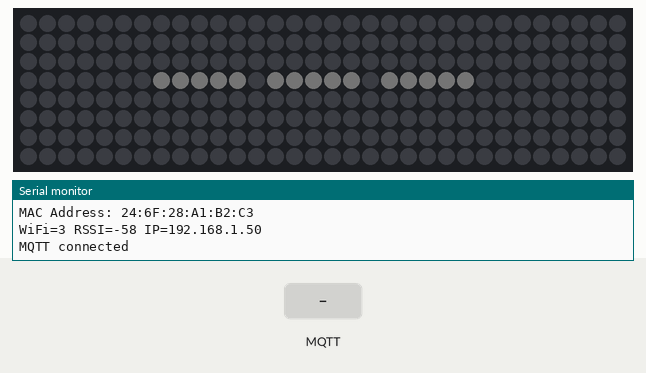
A sketch run on a simulated ESP8266 (Wemos D1 mini). Shown: 32×8 RGB LED matrix (first LED top left, wired row by row), the last lines printed to the serial monitor. The test bench sets the inputs (shaded band). Dim RGB values are drawn brighter than linear; WiFi joins after 1.5 s; servers stay silent unless stated; no MQTT or app messages arrive unless stated.

Above: at 5.6 s.
5.7 s: MQTT message "0" arrives on the first subscribed topic
At 6.9 s:
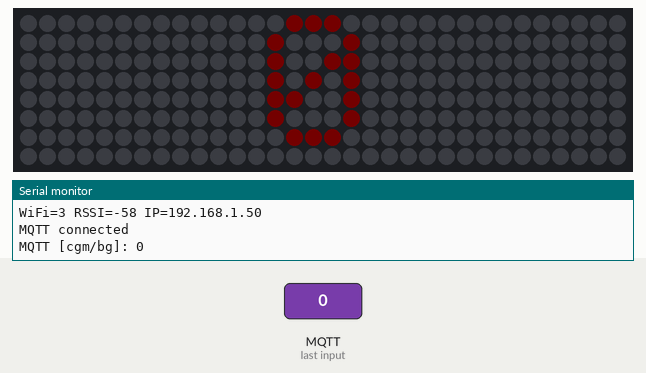
7.2 s: MQTT message "5" arrives on the second subscribed topic
At 8.1 s:
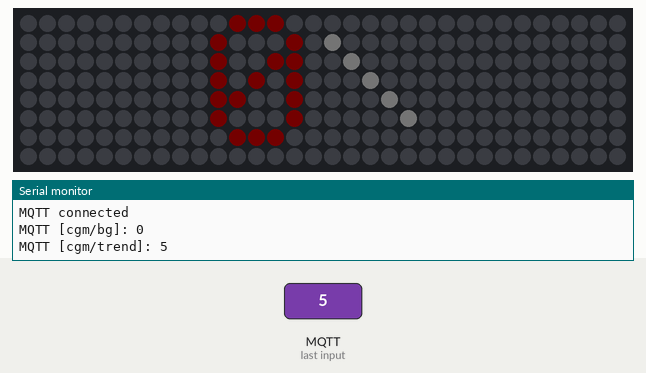
8.7 s: MQTT message "90" arrives on the first subscribed topic
At 9.2 s:
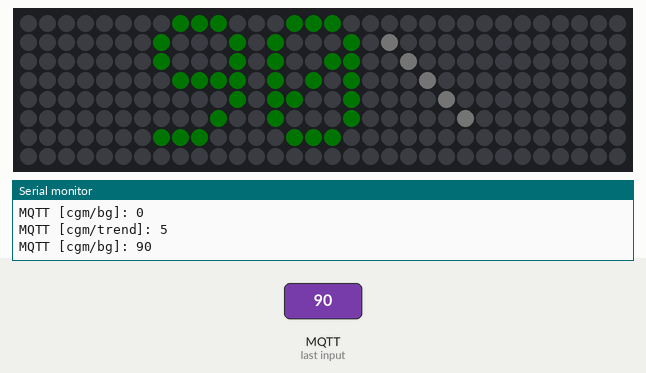
10.2 s: MQTT message "200" arrives on the first subscribed topic
At 11.4 s:
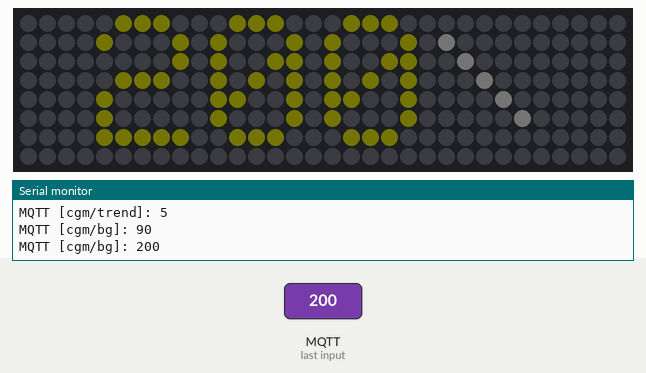
11.7 s: MQTT message "5" arrives on the third subscribed topic
13.2 s: MQTT message "0" arrives on the second subscribed topic
At 13.8 s:
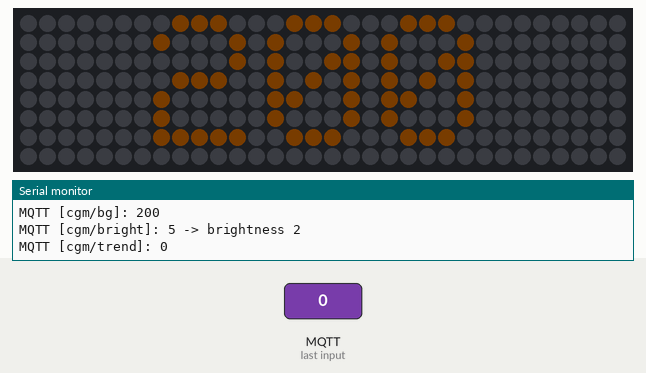
Timing chart, 0 to 15.7 s (numbered marks = the images above; inputs shaded):
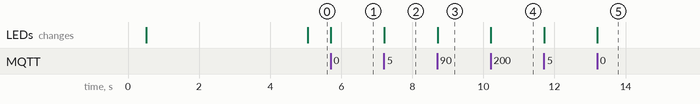

The sketch:

LED_Matrix_CGM.ino
```cpp
/*
  LED Matrix MQTT display
  Board  : Wemos D1 Mini (ESP8266)
  Matrix : 8x32 WS2812B (NeoPixel) panel, DIN on D4 (GPIO2)
  Shows the plain-text payload from MQTT topic "cgm/bg",
  followed by a trend symbol from "cgm/trend" (1-7, 0 = none).
  Brightness set by "cgm/bright" (0-9, scaled to BRIGHT_MIN..BRIGHT_MAX).

  Libraries (Library Manager):
    - PubSubClient (Nick O'Leary)
    - Adafruit NeoMatrix  (pulls in Adafruit GFX + Adafruit NeoPixel)

  WiFi / MQTT credentials live in secrets.h (not in git).
  Copy secrets_sample.h to secrets.h and fill in your values.
*/

#include <ESP8266WiFi.h>
#include <PubSubClient.h>
#include <Adafruit_GFX.h>
#include <Adafruit_NeoMatrix.h>
#include <Adafruit_NeoPixel.h>
#include <ESP8266NetBIOS.h>  //answer NetBIOS (and mDNS)
#include <ESP8266mDNS.h>
#include "secrets.h"  // WIFI_SSID, WIFI_PASS, MQTT_HOST, MQTT_PORT, MQTT_USER, MQTT_PASS

// ---------- User settings ----------
const char* MQTT_TOPIC_BG = "cgm/bg";
const char* MQTT_TOPIC_TREND = "cgm/trend";
const char* MQTT_TOPIC_BRIGHT = "cgm/bright";

#define MATRIX_PIN D4
#define BRIGHTNESS 1  // 0-255. Startup brightness until cgm/bright arrives
#define BRIGHT_MIN 1  // cgm/bright 0 -> this
#define BRIGHT_MAX 4  // cgm/bright 9 -> this

// Color bands for numeric values (mg/dL)
const int BG_URGENT_LOW = 55;
const int BG_LOW = 70;
const int BG_HIGH = 180;
const int BG_URGENT_HIGH = 250;

#define TREND_GREY 200  // >=200 survives gamma + brightness 1

const unsigned long STALE_MS = 15UL * 60UL * 1000UL;  // grey out after 15 min with no update
const unsigned long SCROLL_MS = 60;                   // scroll speed for long text
const unsigned long REBOOT_MS = 2UL * 60UL * 1000UL;  // reboot if no cgm/bg for this long (0 = never)

// Friendly names per board (chip ID is printed on Serial at boot).
// Boards not listed get "LEDMatrix-<chipid>".
struct DeviceName {
  uint32_t chipId;
  const char* name;
};

const DeviceName DEVICE_NAMES[] = {
  { 0x8B45AC, "cgm-matrix-1" },  // MAC 84:0D:8E:8B:45:AC
  { 0x0DD020, "cgm-matrix-2" },  // MAC D8:F1:5B:0D:D0:20
};                               // -----------------------------------


// Most 8x32 flexible panels are column-wired zigzag starting top-left.
// If text appears scrambled/mirrored, change these flags.
Adafruit_NeoMatrix matrix(32, 8, MATRIX_PIN,
                          NEO_MATRIX_TOP + NEO_MATRIX_LEFT + NEO_MATRIX_COLUMNS + NEO_MATRIX_ZIGZAG,
                          NEO_GRB + NEO_KHZ800);

WiFiClient wifiClient;
PubSubClient mqtt(wifiClient);


// ---------- Trend arrows ----------
// The built-in font has no arrow glyphs, so they are drawn as 7-row bitmaps
// (one byte per row, leftmost pixel = MSB).
const uint8_t ARROW_UP[] PROGMEM = { 0x20, 0x70, 0xA8, 0x20, 0x20, 0x20, 0x20 };    // ↑ 5 wide
const uint8_t ARROW_DOWN[] PROGMEM = { 0x20, 0x20, 0x20, 0x20, 0xA8, 0x70, 0x20 };  // ↓ 5 wide
//const uint8_t ARROW_UP2[] PROGMEM = { 0x44, 0xEE, 0x44, 0x44, 0x44, 0x44, 0x44 };    // ⇈ 7 wide
//const uint8_t ARROW_DOWN2[] PROGMEM = { 0x44, 0x44, 0x44, 0x44, 0x44, 0xEE, 0x44 };  // ⇊ 7 wide
const uint8_t ARROW_UP2[] PROGMEM = { 0x30, 0x78, 0xFC, 0x30, 0x30, 0x30, 0x30 };
const uint8_t ARROW_DOWN2[] PROGMEM = { 0x30, 0x30, 0x30, 0x30, 0xFC, 0x78, 0x30 };


struct TrendStyle {
  const char* suffix;
  const uint8_t* glyph;
  uint8_t glyphW;
};
const TrendStyle TRENDS[8] = {
  { "", nullptr, 0 },      // 0 unknown -> nothing appended
  { "", ARROW_UP2, 7 },    // 1 rising_quickly   ⇈
  { "", ARROW_UP, 5 },     // 2 rising           ↑
  { "/", nullptr, 0 },     // 3 rising_slightly
  { "-", nullptr, 0 },     // 4 steady
  { "\\", nullptr, 0 },    // 5 falling_slightly
  { "", ARROW_DOWN, 5 },   // 6 falling          ↓
  { "", ARROW_DOWN2, 7 },  // 7 falling_quickly  ⇊
};
// -----------------------------------

char text[64] = "WiFi";
char bgValue[32] = "";
int trend = 0;
const uint8_t* glyph = nullptr;  // arrow drawn after text (nullptr = none)
uint8_t glyphW = 0;
uint8_t valueLen = 0;  // chars of text drawn in value color; rest is trend (grey)
uint16_t textColor;
int textWidth = 0;
int scrollX = 32;
bool haveValue = false;
bool needRedraw = true;
unsigned long lastMsgMs = 0;
unsigned long lastScrollMs = 0;
unsigned long lastMqttTryMs = 0;


// -------------------- setDeviceName() --------------------
char deviceName[33];

void setDeviceName() {
  uint32_t id = ESP.getChipId();
  for (const auto& d : DEVICE_NAMES) {
    if (d.chipId == id) {
      strlcpy(deviceName, d.name, sizeof(deviceName));
      return;
    }
  }
  snprintf(deviceName, sizeof(deviceName), "LEDMatrix-%06X", id);
}


// -------------------- colorFor() --------------------
uint16_t colorFor(const char* s) {
  char* end;
  long v = strtol(s, &end, 10);
  if (end == s) return matrix.Color(255, 255, 255);  // not a number -> white
  if (v <= BG_URGENT_LOW || v >= BG_URGENT_HIGH) return matrix.Color(255, 0, 0);
  if (v < BG_LOW || v > BG_HIGH) return matrix.Color(255, 200, 0);
  return matrix.Color(0, 255, 0);
}


// -------------------- setText() --------------------
void setText(const char* s, uint16_t color) {
  strncpy(text, s, sizeof(text) - 1);
  text[sizeof(text) - 1] = '\0';
  textColor = color;
  textWidth = strlen(text) * 6 - 1;  // default 5x7 font = 6 px per char incl. gap
  valueLen = strlen(text);
  glyph = nullptr;
  glyphW = 0;
  scrollX = 32;
  needRedraw = true;
}


// -------------------- showReading() --------------------
// Compose "<bg><trend>" and show it
void showReading() {
  const TrendStyle& t = TRENDS[(trend >= 0 && trend <= 7) ? trend : 0];
  char buf[64];
  snprintf(buf, sizeof(buf), "%s%s", bgValue, t.suffix);
  setText(buf, colorFor(bgValue));
  valueLen = min(strlen(bgValue), strlen(text));
  if (t.glyph) {
    glyph = t.glyph;
    glyphW = t.glyphW;
    textWidth = strlen(text) * 6 + glyphW;  // text (incl. 1px char gap) + arrow
  }
}


// -------------------- mqttCallback() --------------------
void mqttCallback(char* topic, byte* payload, unsigned int length) {
  char buf[64];
  unsigned int n = min(length, (unsigned int)(sizeof(buf) - 1));
  memcpy(buf, payload, n);
  buf[n] = '\0';

  // trim whitespace / newlines
  char* start = buf;
  while (*start && isspace((unsigned char)*start)) start++;
  char* end = start + strlen(start);
  while (end > start && isspace((unsigned char)end[-1])) *--end = '\0';

  if (strcmp(topic, MQTT_TOPIC_BRIGHT) == 0) {
    static int lastLevel = -1;
    int level = constrain(atoi(start), 0, 9);
    if (level != lastLevel) {
      lastLevel = level;
      uint8_t b = BRIGHT_MIN + (long)level * (BRIGHT_MAX - BRIGHT_MIN) / 9;
      Serial.printf("MQTT [%s]: %d -> brightness %u\n", topic, level, b);
      matrix.setBrightness(b);
      needRedraw = true;
    }
    return;
  }

  if (strcmp(topic, MQTT_TOPIC_TREND) == 0) {
    int t = atoi(start);
    if (t < 0 || t > 7) t = 0;
    if (t != trend) {
      Serial.printf("MQTT [%s]: %s\n", topic, start);
      trend = t;
      if (haveValue) showReading();
    }
    return;
  }

  // cgm/bg
  static char lastValue[64] = "";
  if (strcmp(start, lastValue) != 0) {
    Serial.printf("MQTT [%s]: %s\n", topic, start);
    strncpy(lastValue, start, sizeof(lastValue) - 1);
    lastValue[sizeof(lastValue) - 1] = '\0';
  }
  strncpy(bgValue, start, sizeof(bgValue) - 1);
  bgValue[sizeof(bgValue) - 1] = '\0';
  haveValue = true;
  lastMsgMs = millis();
  showReading();
}

// -------------------- mqttConnect() --------------------
void mqttConnect() {
  if (mqtt.connected())
    return;

  if (WiFi.status() != WL_CONNECTED) {
    Serial.printf(
      "MQTT skipped, WiFi=%d RSSI=%d\n",
      WiFi.status(),
      WiFi.RSSI());
    return;
  }

  if (millis() - lastMqttTryMs < 5000)
    return;

  Serial.printf(
    "WiFi=%d RSSI=%d IP=%s\n",
    WiFi.status(),
    WiFi.RSSI(),
    WiFi.localIP().toString().c_str());

  lastMqttTryMs = millis();

  //String clientId = "LEDMatrix-" + String(ESP.getChipId(), HEX);
  String clientId = deviceName;

  bool ok = (strlen(MQTT_USER) > 0)
              ? mqtt.connect(clientId.c_str(), MQTT_USER, MQTT_PASS)
              : mqtt.connect(clientId.c_str());

  if (ok) {
    Serial.println("MQTT connected");

    mqtt.subscribe(MQTT_TOPIC_BG);
    mqtt.subscribe(MQTT_TOPIC_TREND);
    mqtt.subscribe(MQTT_TOPIC_BRIGHT);

    if (!haveValue)
      setText("---", matrix.Color(200, 200, 200));
  } else {
    Serial.printf(
      "MQTT failed, rc=%d WiFi=%d RSSI=%d Heap=%u\n",
      mqtt.state(),
      WiFi.status(),
      WiFi.RSSI(),
      ESP.getFreeHeap());

    if (!haveValue)
      setText("MQTT", matrix.Color(255, 0, 0));
  }
}


// -------------------- drawDisplay() --------------------
void drawDisplay() {
  // When stale, show only the value (no trend), greyed out
  bool stale = haveValue && millis() - lastMsgMs > STALE_MS;
  uint8_t len = stale ? valueLen : strlen(text);
  int width = stale ? valueLen * 6 - 1 : textWidth;
  bool showGlyph = glyph && !stale;

  bool scrolling = width > 32;
  if (!needRedraw && !scrolling) return;
  if (scrolling && millis() - lastScrollMs < SCROLL_MS) return;
  lastScrollMs = millis();
  needRedraw = false;

  uint16_t c = stale ? matrix.Color(200, 200, 200) : textColor;
  uint16_t tc = matrix.Color(TREND_GREY, TREND_GREY, TREND_GREY);  // trend is always grey

  matrix.fillScreen(0);
  if (scrolling) {
    matrix.setCursor(scrollX, 0);
    if (--scrollX < -width) scrollX = 32;
  } else {
    matrix.setCursor((32 - width) / 2, 0);
  }
  for (uint8_t i = 0; i < len; i++) {
    matrix.setTextColor(i < valueLen ? c : tc);
    matrix.print(text[i]);
  }
  if (showGlyph) matrix.drawBitmap(matrix.getCursorX(), 0, glyph, glyphW, 7, tc);

  // Small red dot bottom-right when MQTT is down
  if (!mqtt.connected()) matrix.drawPixel(31, 7, matrix.Color(255, 0, 0));

  matrix.show();
}


// -------------------- setup() --------------------
void setup() {
  Serial.begin(115200);
  delay(500);
  Serial.println();

  matrix.begin();
  matrix.setTextWrap(false);
  matrix.setBrightness(BRIGHTNESS);
  setText("WiFi", matrix.Color(0, 0, 255));
  drawDisplay();

  setDeviceName();
  Serial.printf("Chip ID: 0x%06X  Name: %s\n", ESP.getChipId(), deviceName);
  Serial.printf("Reset reason: %s\n", ESP.getResetReason().c_str());

  WiFi.mode(WIFI_STA);
  WiFi.setSleepMode(WIFI_NONE_SLEEP);  // keep radio awake: low latency, no dropped pings
  WiFi.hostname(deviceName);
  WiFi.setAutoReconnect(true);  // rejoin the access point if the connection drops
  WiFi.begin(WIFI_SSID, WIFI_PASS);

  Serial.print("Connecting to WiFi");
  while (WiFi.status() != WL_CONNECTED) {
    delay(500);
    Serial.print(WiFi.status());
  }

  Serial.println();
  Serial.println("WiFi connected");
  Serial.print("IP Address: ");
  Serial.println(WiFi.localIP());

  Serial.print("MAC Address: ");
  Serial.println(WiFi.macAddress());

  NBNS.begin(deviceName);  // Windows IP scanners, ping by name
  MDNS.begin(deviceName);  // reachable as cgm-matrix-1.local

  mqtt.setServer(MQTT_HOST, MQTT_PORT);
  mqtt.setCallback(mqttCallback);

  mqtt.setKeepAlive(60);
  mqtt.setSocketTimeout(30);
}


// -------------------- loop() --------------------
void loop() {
  static bool wasStale = false;
  static bool wasConnected = false;

  mqttConnect();
  mqtt.loop();
  MDNS.update();

  // Watchdog: no cgm/bg data for REBOOT_MS -> reboot
  // (lastMsgMs starts at 0, so this also covers "never received anything since boot")
  if (REBOOT_MS > 0 && millis() - lastMsgMs > REBOOT_MS) {
    Serial.printf("No MQTT data for %lu s (WiFi=%d RSSI=%d MQTT=%d) -> rebooting\n",
                  REBOOT_MS / 1000, WiFi.status(), WiFi.RSSI(), mqtt.state());
    delay(100);  // let Serial flush
    ESP.restart();
  }

  // Redraw when stale state or connection state flips
  bool stale = haveValue && millis() - lastMsgMs > STALE_MS;
  if (stale != wasStale || mqtt.connected() != wasConnected) needRedraw = true;
  wasStale = stale;
  wasConnected = mqtt.connected();

  drawDisplay();
}
```

secrets_sample.h
```cpp
// secrets_sample.h - template for secrets.h
// Copy this file to secrets.h (same folder as the .ino) and fill in your values.
// secrets.h is listed in .gitignore so your credentials stay out of the repo.
#pragma once

const char* WIFI_SSID   = "your-wifi-ssid";
const char* WIFI_PASS   = "your-wifi-password";

const char* MQTT_HOST   = "192.168.1.x";    // MQTT broker IP or hostname
const uint16_t MQTT_PORT = 1883;
const char* MQTT_USER   = "";               // leave "" if broker has no auth
const char* MQTT_PASS   = "";
```

Measured:
- after the input at 5.7 s, the LEDs: change at once (image 1)
- after the input at 7.2 s, the LEDs: change at once (image 2)
- after the input at 8.7 s, the LEDs: change at once (image 3)
- after the input at 10.2 s, the LEDs: change at once (image 4)
- after the input at 13.2 s, the LEDs: change at once (image 5)
